Frame 1 (no input): blank canvas, image omitted
Frame 60 (the mouse pressed at the canvas centre just before this capture): blank canvas, image omitted
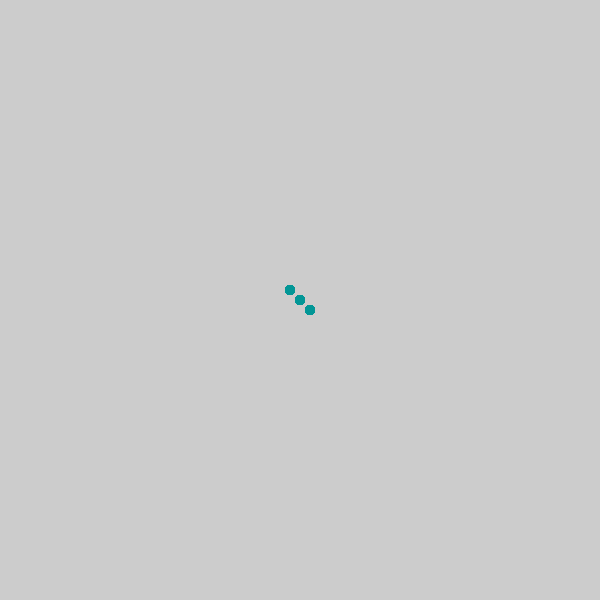
Frame 120 (the mouse held since frame 60 and released just before this capture)

The Processing sketch whose frames 1 and 60 were blank and that drew this single picture after the mouse press (run headless with seeded random() and noise(); from frame 60 on, the mouse is pressed at the canvas centre):

// Processing sketch: processing_47894
// ── processing_47894.pde

void setup(){
  size(600, 600);
  smooth();
  noStroke();
  
}

void draw(){
  
  if(mousePressed == true){
    ellipse(mouseX-10, mouseY-10, 10, 10);
    ellipse(mouseX, mouseY, 10, 10);
    ellipse(mouseX+10, mouseY+10, 10, 10);
    fill(RGB, mouseX*.5, mouseX*.5, mouseX*.5);
  }
}
